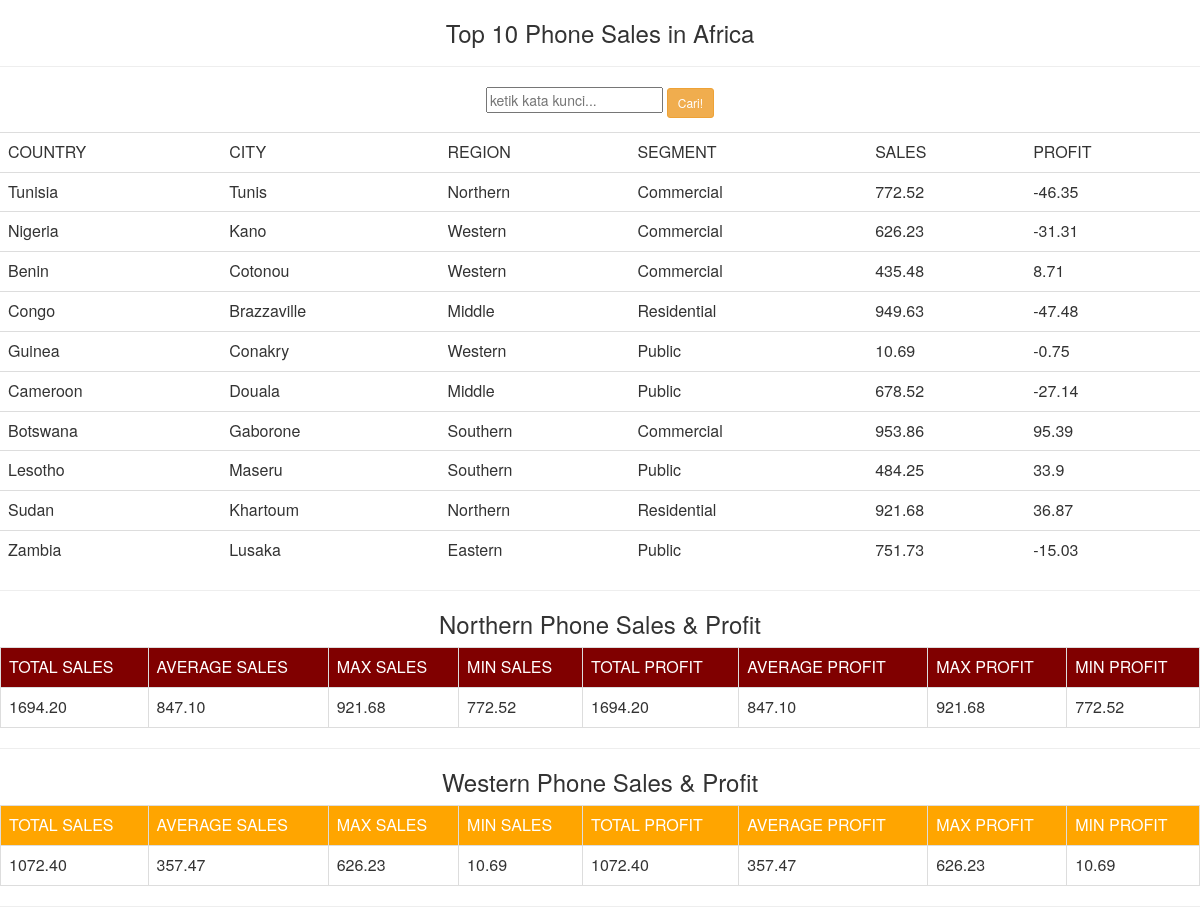
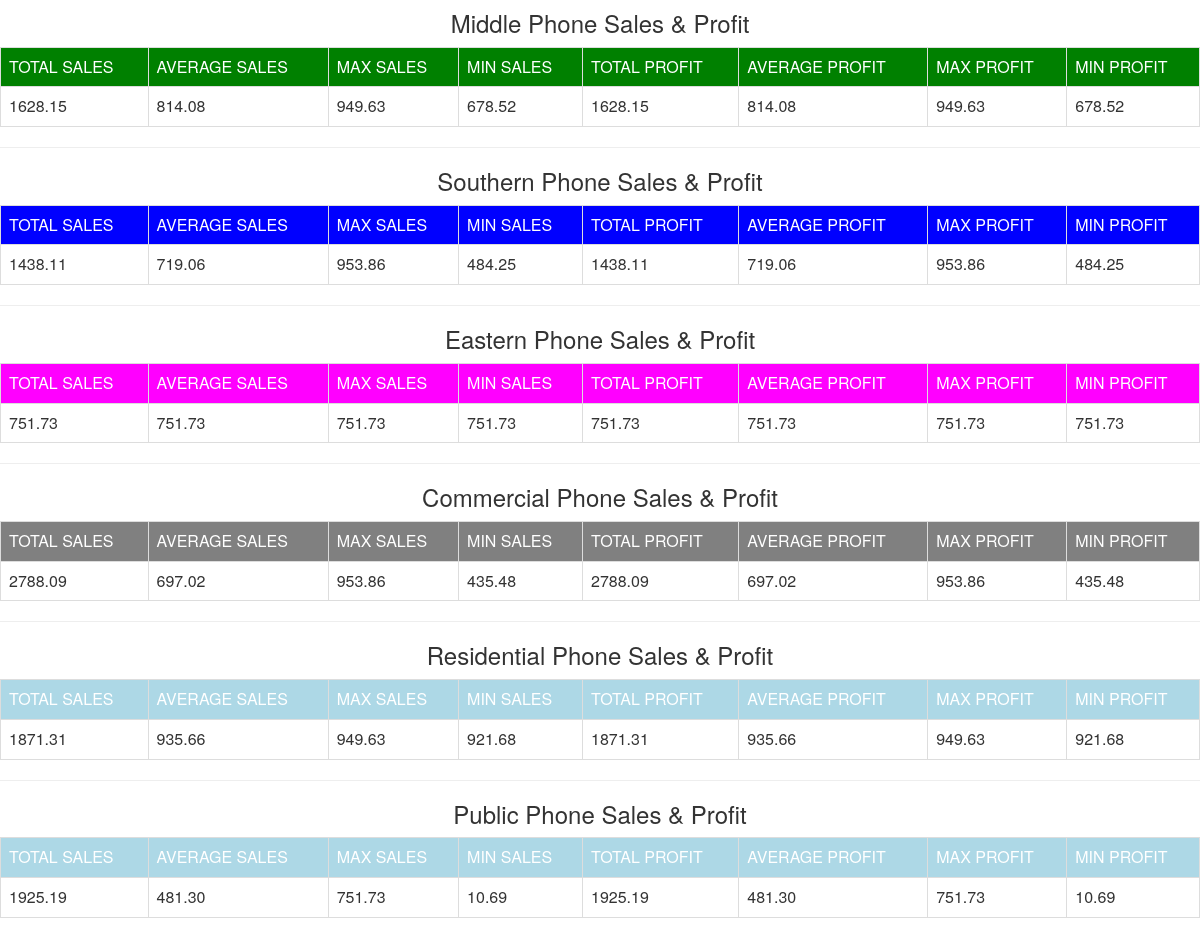
Screenshot of /phone/search_phone.php with the database file from the repository (2 pictures, top to bottom).
### tables this page shows
CREATE TABLE `phone` (
  `country` text DEFAULT NULL,
  `city` text DEFAULT NULL,
  `region` text DEFAULT NULL,
  `segment` text DEFAULT NULL,
  `sales` double DEFAULT NULL,
  `profit` double DEFAULT NULL
);

### phone/search_phone.php (the view)
<html>
<head>
	<link rel="stylesheet" href="bootstrap/css/bootstrap.css "/>
</head>
<body>
<center>
	<h3>
		Top 10 Phone Sales in Africa
	</h3>
	<hr/>
	<form method="post" action="search_phone.php">
	<input name="kata_kunci" placeholder="ketik kata kunci... "/>
	<input type="submit" value="Cari!" class="btn btn-warning btn-sm "/>
	</form>
	<table class="table table-hover">
	<tr>
		<td>COUNTRY
		<td>CITY
		<td>REGION
		<td>SEGMENT
		<td>SALES
		<td>PROFIT
	</tr>
	<?php
	include 'koneksi.php';
	$kueri =  "select * from phone where
					country like '%$_POST[kata_kunci]%' or
					city like '%$_POST[kata_kunci]%' or
					segment like '%$_POST[kata_kunci]%' or
					sales like '%$_POST[kata_kunci]%' or
					profit like '%$_POST[kata_kunci]%'
					";
	$go    = mysqli_query($koneksi,$kueri);
	$kolom = mysqli_fetch_array($go);
	do{
	?>
	<tr>
		<td><?php echo $kolom['country'] ?>
		<td><?php echo $kolom['city'] ?>
		<td><?php echo $kolom['region'] ?>
		<td><?php echo $kolom['segment'] ?>
		<td><?php echo $kolom['sales'] ?>
		<td><?php echo $kolom['profit'] ?>
	</tr>
	<?php
	} while($kolom = mysqli_fetch_array($go) );
	?>
</table>
<hr/>
<h3>Northern Phone Sales & Profit</h3>
<table class="table table-bordered">
<tr bgcolor="maroon" style="color:white">
	<td>TOTAL SALES
	<td>AVERAGE SALES
	<td>MAX SALES
	<td>MIN SALES
	<td>TOTAL PROFIT
	<td>AVERAGE PROFIT
	<td>MAX PROFIT
	<td>MIN PROFIT
</tr>
<tr>
	<?php
	$kueri =  "select
				round(sum(sales),2) as total_sales,
				round(avg(sales),2) as average_sales,
				round(max(sales),2) as max_sales,
				round(min(sales),2) as min_sales,
				round(sum(sales),2) as total_profit,
				round(avg(sales),2) as average_profit,
				round(max(sales),2) as max_profit,
				round(min(sales),2) as min_profit
	 from phone where region ='Northern' ";
	$go    = mysqli_query($koneksi,$kueri);
	$kolom = mysqli_fetch_array($go);
	?>
	<tr>
		<td><?php echo $kolom['total_sales'] ?>
		<td><?php echo $kolom['average_sales'] ?>
		<td><?php echo $kolom['max_sales'] ?>
		<td><?php echo $kolom['min_sales'] ?>
		<td><?php echo $kolom['total_profit'] ?>
		<td><?php echo $kolom['average_profit'] ?>
		<td><?php echo $kolom['max_profit'] ?>
		<td><?php echo $kolom['min_profit'] ?>
</tr>
</table>
<hr/>
<h3>Western Phone Sales & Profit</h3>
<table class="table table-bordered">
<tr bgcolor="orange" style="color:white">
	<td>TOTAL SALES
	<td>AVERAGE SALES
	<td>MAX SALES
	<td>MIN SALES
	<td>TOTAL PROFIT
	<td>AVERAGE PROFIT
	<td>MAX PROFIT
	<td>MIN PROFIT
</tr>
<tr>
	<?php
	$kueri =  "select
				round(sum(sales),2) as total_sales,
				round(avg(sales),2) as average_sales,
				round(max(sales),2) as max_sales,
				round(min(sales),2) as min_sales,
				round(sum(sales),2) as total_profit,
				round(avg(sales),2) as average_profit,
				round(max(sales),2) as max_profit,
				round(min(sales),2) as min_profit
	 from phone where region='Western' ";
	$go    = mysqli_query($koneksi,$kueri);
	$kolom = mysqli_fetch_array($go);
	?>
	<tr>
		<td><?php echo $kolom['total_sales'] ?>
		<td><?php echo $kolom['average_sales'] ?>
		<td><?php echo $kolom['max_sales'] ?>
		<td><?php echo $kolom['min_sales'] ?>
		<td><?php echo $kolom['total_profit'] ?>
		<td><?php echo $kolom['average_profit'] ?>
		<td><?php echo $kolom['max_profit'] ?>
		<td><?php echo $kolom['min_profit'] ?>
</tr>
</table>
<hr/>
<h3>Middle Phone Sales & Profit</h3>
<table class="table table-bordered">
<tr bgcolor="green" style="color:white">
	<td>TOTAL SALES
	<td>AVERAGE SALES
	<td>MAX SALES
	<td>MIN SALES
	<td>TOTAL PROFIT
	<td>AVERAGE PROFIT
	<td>MAX PROFIT
	<td>MIN PROFIT
</tr>
<tr>
	<?php
	$kueri =  "select
				round(sum(sales),2) as total_sales,
				round(avg(sales),2) as average_sales,
				round(max(sales),2) as max_sales,
				round(min(sales),2) as min_sales,
				round(sum(sales),2) as total_profit,
				round(avg(sales),2) as average_profit,
				round(max(sales),2) as max_profit,
				round(min(sales),2) as min_profit
	 from phone where region ='Middle' ";
	$go    = mysqli_query($koneksi,$kueri);
	$kolom = mysqli_fetch_array($go);
	?>
	<tr>
		<td><?php echo $kolom['total_sales'] ?>
		<td><?php echo $kolom['average_sales'] ?>
		<td><?php echo $kolom['max_sales'] ?>
		<td><?php echo $kolom['min_sales'] ?>
		<td><?php echo $kolom['total_profit'] ?>
		<td><?php echo $kolom['average_profit'] ?>
		<td><?php echo $kolom['max_profit'] ?>
		<td><?php echo $kolom['min_profit'] ?>
</tr>
</table>
<hr/>
<h3>Southern Phone Sales & Profit</h3>
<table class="table table-bordered">
<tr bgcolor="blue" style="color:white">
	<td>TOTAL SALES
	<td>AVERAGE SALES
	<td>MAX SALES
	<td>MIN SALES
	<td>TOTAL PROFIT
	<td>AVERAGE PROFIT
	<td>MAX PROFIT
	<td>MIN PROFIT
</tr>
<tr>
	<?php
	$kueri =  "select
				round(sum(sales),2) as total_sales,
				round(avg(sales),2) as average_sales,
				round(max(sales),2) as max_sales,
				round(min(sales),2) as min_sales,
				round(sum(sales),2) as total_profit,
				round(avg(sales),2) as average_profit,
				round(max(sales),2) as max_profit,
				round(min(sales),2) as min_profit
	 from phone where region ='Southern' ";
	$go    = mysqli_query($koneksi,$kueri);
	$kolom = mysqli_fetch_array($go);
	?>
	<tr>
		<td><?php echo $kolom['total_sales'] ?>
		<td><?php echo $kolom['average_sales'] ?>
		<td><?php echo $kolom['max_sales'] ?>
		<td><?php echo $kolom['min_sales'] ?>
		<td><?php echo $kolom['total_profit'] ?>
		<td><?php echo $kolom['average_profit'] ?>
		<td><?php echo $kolom['max_profit'] ?>
		<td><?php echo $kolom['min_profit'] ?>
</tr>
</table>
<hr/>
<h3>Eastern Phone Sales & Profit</h3>
<table class="table table-bordered">
<tr bgcolor="magenta" style="color:white">
	<td>TOTAL SALES
	<td>AVERAGE SALES
	<td>MAX SALES
	<td>MIN SALES
	<td>TOTAL PROFIT
	<td>AVERAGE PROFIT
	<td>MAX PROFIT
	<td>MIN PROFIT
</tr>
<tr>
	<?php
	$kueri =  "select
				round(sum(sales),2) as total_sales,
				round(avg(sales),2) as average_sales,
				round(max(sales),2) as max_sales,
				round(min(sales),2) as min_sales,
				round(sum(sales),2) as total_profit,
				round(avg(sales),2) as average_profit,
				round(max(sales),2) as max_profit,
				round(min(sales),2) as min_profit
	 from phone where region ='Eastern' ";
	$go    = mysqli_query($koneksi,$kueri);
	$kolom = mysqli_fetch_array($go);
	?>
	<tr>
		<td><?php echo $kolom['total_sales'] ?>
		<td><?php echo $kolom['average_sales'] ?>
		<td><?php echo $kolom['max_sales'] ?>
		<td><?php echo $kolom['min_sales'] ?>
		<td><?php echo $kolom['total_profit'] ?>
		<td><?php echo $kolom['average_profit'] ?>
		<td><?php echo $kolom['max_profit'] ?>
		<td><?php echo $kolom['min_profit'] ?>
</tr>
</table>
<hr/>
<h3>Commercial Phone Sales & Profit</h3>
<table class="table table-bordered">
<tr bgcolor="gray" style="color:white">
	<td>TOTAL SALES
	<td>AVERAGE SALES
	<td>MAX SALES
	<td>MIN SALES
	<td>TOTAL PROFIT
	<td>AVERAGE PROFIT
	<td>MAX PROFIT
	<td>MIN PROFIT
</tr>
<tr>
	<?php
	$kueri =  "select
				round(sum(sales),2) as total_sales,
				round(avg(sales),2) as average_sales,
				round(max(sales),2) as max_sales,
				round(min(sales),2) as min_sales,
				round(sum(sales),2) as total_profit,
				round(avg(sales),2) as average_profit,
				round(max(sales),2) as max_profit,
				round(min(sales),2) as min_profit
	 from phone where segment ='Commercial' ";
	$go    = mysqli_query($koneksi,$kueri);
	$kolom = mysqli_fetch_array($go);
	?>
	<tr>
		<td><?php echo $kolom['total_sales'] ?>
		<td><?php echo $kolom['average_sales'] ?>
		<td><?php echo $kolom['max_sales'] ?>
		<td><?php echo $kolom['min_sales'] ?>
		<td><?php echo $kolom['total_profit'] ?>
		<td><?php echo $kolom['average_profit'] ?>
		<td><?php echo $kolom['max_profit'] ?>
		<td><?php echo $kolom['min_profit'] ?>
</tr>
</table>
<hr/>
<h3>Residential Phone Sales & Profit</h3>
<table class="table table-bordered">
<tr bgcolor="lightblue" style="color:white">
	<td>TOTAL SALES
	<td>AVERAGE SALES
	<td>MAX SALES
	<td>MIN SALES
	<td>TOTAL PROFIT
	<td>AVERAGE PROFIT
	<td>MAX PROFIT
	<td>MIN PROFIT
</tr>
<tr>
	<?php
	$kueri =  "select
				round(sum(sales),2) as total_sales,
				round(avg(sales),2) as average_sales,
				round(max(sales),2) as max_sales,
				round(min(sales),2) as min_sales,
				round(sum(sales),2) as total_profit,
				round(avg(sales),2) as average_profit,
				round(max(sales),2) as max_profit,
				round(min(sales),2) as min_profit
	 from phone where segment ='Residential' ";
	$go    = mysqli_query($koneksi,$kueri);
	$kolom = mysqli_fetch_array($go);
	?>
	<tr>
		<td><?php echo $kolom['total_sales'] ?>
		<td><?php echo $kolom['average_sales'] ?>
		<td><?php echo $kolom['max_sales'] ?>
		<td><?php echo $kolom['min_sales'] ?>
		<td><?php echo $kolom['total_profit'] ?>
		<td><?php echo $kolom['average_profit'] ?>
		<td><?php echo $kolom['max_profit'] ?>
		<td><?php echo $kolom['min_profit'] ?>
</tr>
</table>
<hr/>
<h3>Public Phone Sales & Profit</h3>
<table class="table table-bordered">
<tr bgcolor="lightblue" style="color:white">
	<td>TOTAL SALES
	<td>AVERAGE SALES
	<td>MAX SALES
	<td>MIN SALES
	<td>TOTAL PROFIT
	<td>AVERAGE PROFIT
	<td>MAX PROFIT
	<td>MIN PROFIT
</tr>
<tr>
	<?php
	$kueri =  "select
				round(sum(sales),2) as total_sales,
				round(avg(sales),2) as average_sales,
				round(max(sales),2) as max_sales,
				round(min(sales),2) as min_sales,
				round(sum(sales),2) as total_profit,
				round(avg(sales),2) as average_profit,
				round(max(sales),2) as max_profit,
				round(min(sales),2) as min_profit
	 from phone where segment ='Public' ";
	$go    = mysqli_query($koneksi,$kueri);
	$kolom = mysqli_fetch_array($go);
	?>
	<tr>
		<td><?php echo $kolom['total_sales'] ?>
		<td><?php echo $kolom['average_sales'] ?>
		<td><?php echo $kolom['max_sales'] ?>
		<td><?php echo $kolom['min_sales'] ?>
		<td><?php echo $kolom['total_profit'] ?>
		<td><?php echo $kolom['average_profit'] ?>
		<td><?php echo $kolom['max_profit'] ?>
		<td><?php echo $kolom['min_profit'] ?>
</tr>
</table>
</center></body></html>

### rows the page displays
phone: country "Tunisia", city "Tunis", region "Northern", segment "Commercial", sales "772.52", profit "-46.35"
phone: country "Nigeria", city "Kano", region "Western", segment "Commercial", sales "626.23", profit "-31.31"
phone: country "Benin", city "Cotonou", region "Western", segment "Commercial", sales "435.48", profit "8.71"
phone: country "Congo", city "Brazzaville", region "Middle", segment "Residential", sales "949.63", profit "-47.48"
phone: country "Guinea", city "Conakry", region "Western", segment "Public", sales "10.69", profit "-0.75"
phone: country "Cameroon", city "Douala", region "Middle", segment "Public", sales "678.52", profit "-27.14"
phone: country "Botswana", city "Gaborone", region "Southern", segment "Commercial", sales "953.86", profit "95.39"
phone: country "Lesotho", city "Maseru", region "Southern", segment "Public", sales "484.25", profit "33.9"
phone: country "Sudan", city "Khartoum", region "Northern", segment "Residential", sales "921.68", profit "36.87"
phone: country "Zambia", city "Lusaka", region "Eastern", segment "Public", sales "751.73", profit "-15.03"

### other values shown
$kolom['total_sales'] "1694.20"
$kolom['average_sales'] "847.10"
$kolom['max_sales'] "921.68"
$kolom['min_sales'] "772.52"
$kolom['total_profit'] "1694.20"
$kolom['average_profit'] "847.10"
$kolom['max_profit'] "921.68"
$kolom['min_profit'] "772.52"
$kolom['total_sales'] "1072.40"
$kolom['average_sales'] "357.47"
$kolom['max_sales'] "626.23"
$kolom['min_sales'] "10.69"
$kolom['total_profit'] "1072.40"
$kolom['average_profit'] "357.47"
$kolom['max_profit'] "626.23"
